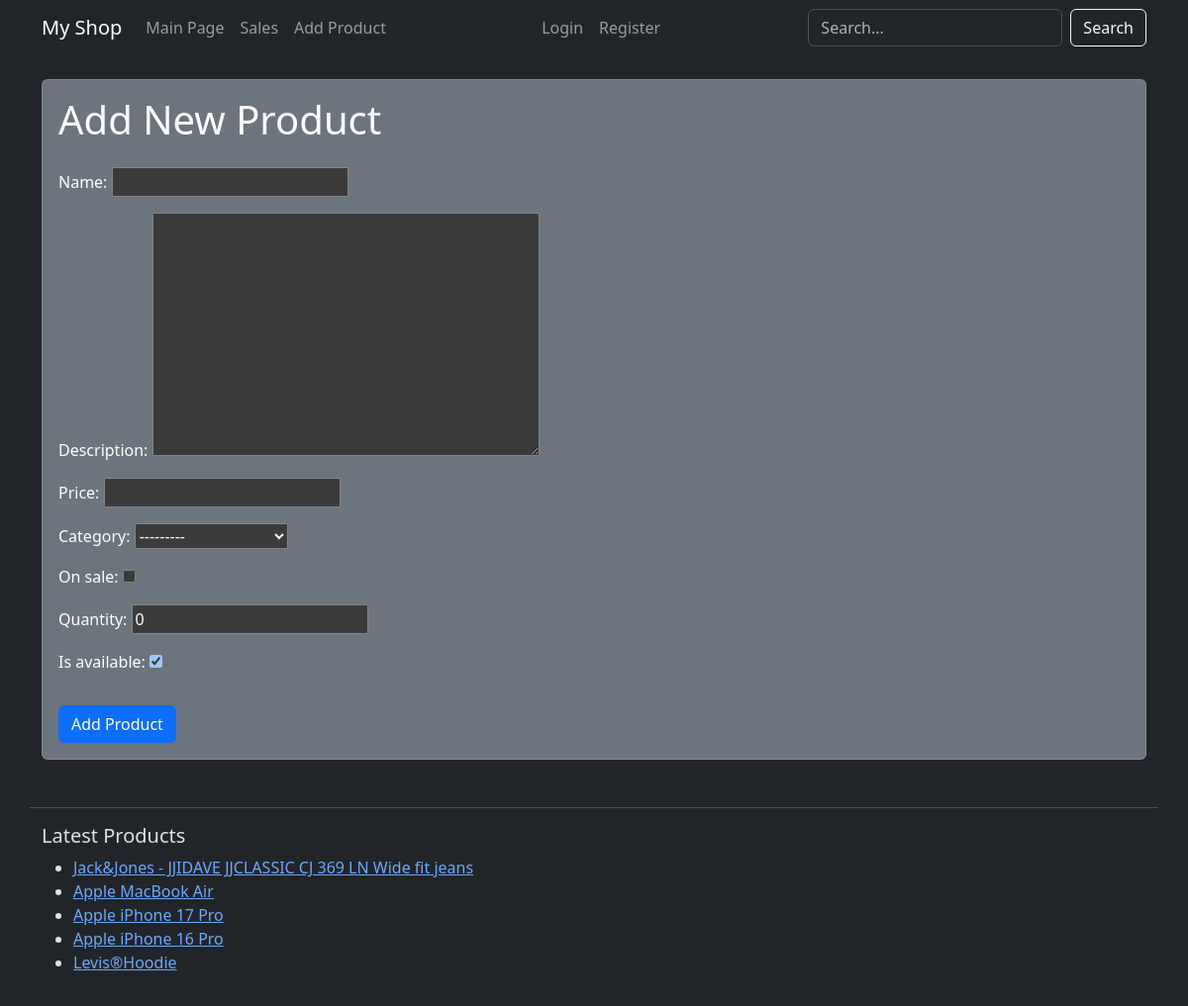
Screenshot of /add/ with the database file from the repository.
### shop/models.py (models this page shows, shortened)
class Category(models.Model):
    name = models.CharField(max_length=100)
    def __str__(self):
        return self.name

class Product(models.Model):
    name = models.CharField(max_length=200)
    description = models.TextField(blank=True)
    price = models.DecimalField(max_digits=10, decimal_places=2)
    original_price = models.DecimalField(max_digits=10, decimal_places=2, null=True, blank=True)
    category = models.ForeignKey(Category, on_delete=models.CASCADE, related_name='products')
    on_sale = models.BooleanField(default=False)
    quantity = models.IntegerField(default=0)
    is_available = models.BooleanField(default=True)
    created_at = models.DateTimeField(auto_now_add=True)
    updated_at = models.DateTimeField(auto_now=True)

### shop/views.py (the view)
# urls.py: path('add/', ProductCreateView.as_view(), name='add_product'),
class ProductCreateView(CreateView):
    model = Product
    form_class = ProductForm
    template_name = 'shop/add_product.html'
    success_url = reverse_lazy('category_list')

### shop/forms.py
class ProductForm(forms.ModelForm):
    class Meta:
        model = Product
        fields = ['name', 'description', 'price', 'category', 'on_sale', 'quantity', 'is_available']

### shop/context_processors.py (called while the page is built)
def latest_products(request):
    latest_products = Product.objects.order_by('-created_at')[:5]
    return {'latest_products': latest_products}

### shop/templates/shop/add_product.html (shortened to what this page needs)
{% extends 'shop/base.html' %}
{% block content %}
    <div class="card bg-secondary text-white">
        <div class="card-body">
            <h1 class="card-title mb-4">Add New Product</h1>
            <form method="post" enctype="multipart/form-data">
                {{ form.as_p }}
                <button type="submit" class="btn btn-primary mt-3">Add Product</button>
            </form>
        </div>
    </div>
{% endblock %}

### shop/templates/shop/base.html (shortened to what this page needs)
<!DOCTYPE html>
<html lang="en" data-bs-theme="dark">
<head>
    <link href="https://cdn.jsdelivr.net/npm/bootstrap@5.3.3/dist/css/bootstrap.min.css" rel="stylesheet">
    <link rel="stylesheet" href="https://cdn.jsdelivr.net/npm/bootstrap-icons@1.11.3/font/bootstrap-icons.min.css">
</head>
<body>
    <nav class="navbar navbar-expand-lg navbar-dark bg-dark">
        <div class="container">
            <a class="navbar-brand" href="{% url 'category_list' %}">My Shop</a>
            <div class="collapse navbar-collapse" id="navbarNav">
                <ul class="navbar-nav me-auto mb-2 mb-lg-0">
                    <li class="nav-item">
                        <a class="nav-link" href="{% url 'category_list' %}">Main Page</a>
                    </li>
                    <li class="nav-item">
                        <a class="nav-link" href="{% url 'sale_products' %}">Sales</a>
                    </li>
                    <li class="nav-item">
                        <a class="nav-link" href="{% url 'add_product' %}">Add Product</a>
                    </li>
                </ul>
                <ul class="navbar-nav">
                    {% if user.is_authenticated %}
                        <li class="nav-item">
                            <a class="nav-link" href="{% url 'profile' %}">Profile</a>
                        </li>
                        <li class="nav-item">
                            <form method="POST" action="{% url 'logout' %}">
                                {% csrf_token %}
                                <button type="submit" class="nav-link btn btn-link text-white">Logout</button>
                            </form>
                        </li>
                    {% else %}
                        <li class="nav-item">
                            <a class="nav-link" href="{% url 'login' %}">Login</a>
                        </li>
                        <li class="nav-item">
                            <a class="nav-link" href="{% url 'register' %}">Register</a>
                        </li>
                    {% endif %}
                </ul>
                <form class="d-flex ms-auto" method="GET" action="{% url 'search_results' %}">
                    <input class="form-control me-2" type="search" placeholder="Search..." name="q">
                    <button class="btn btn-outline-light" type="submit">Search</button>
                </form>
            </div>
        </div>
    </nav>
    <main class="container mt-4">
        {% block content %}
        {% endblock %}
    </main>
    <footer class="container mt-5 py-3 border-top">
        <h5>Latest Products</h5>
        <ul>
            {% for product in latest_products %}
                <li>
                    <a href="{% url 'product_detail' product.id %}">{{ product.name }}</a>
                </li>
            {% endfor %}
        </ul>
    </footer>
</body>
</html>

### shop/templates/shop/base.html (style rules this page uses)
body { background-color: #212529; }

### rows the page displays
Product: name "Jack&Jones - JJIDAVE JJCLASSIC CJ 369 LN Wide fit jeans"
Product: name "Apple MacBook Air"
Product: name "Apple iPhone 17 Pro"
Product: name "Apple iPhone 16 Pro"
Product: name "Levis®Hoodie"
